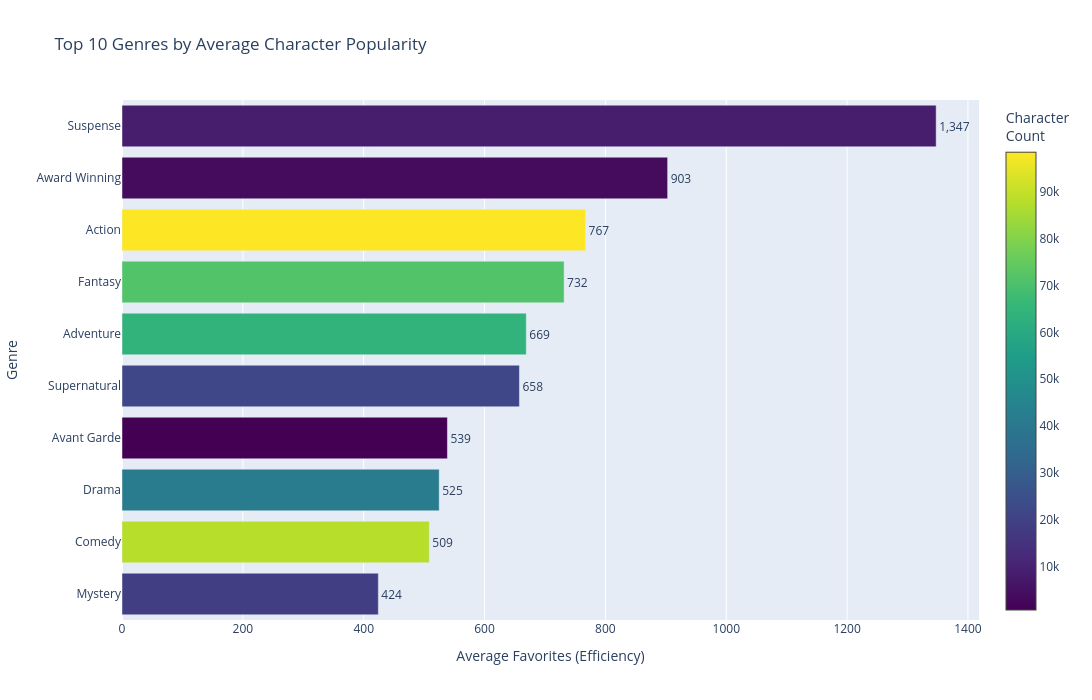

This figure's notebook cell:
### Markdown cell above
## Does the setting define the star?

We have established that Main Characters dominate the landscape.   
But does the narrative environment—the **Genre**—impose a ceiling on potential popularity?

Some genres rely on massive ensembles where screen time is diluted (e.g., Action, Battle Shonen, Isekai).  
Others focus intensely on a small psychological cast (e.g., Thrillers).

To understand this, we cannot just look at total favorites.  
We must look at **Efficiency**: The average number of favorites per character in that genre. 
  
This reveals where the audience investment is most concentrated.

### Code cell
fig = gu.character_popularity_by_genre_bars()
fig.show()

### Figure 1 — Plotly figure (JSON) as saved in the notebook; plotly's stock layout.template omitted (floating-point values rounded to 4 significant figures)
{"data": [{"customdata": [[8581.0, 11560000.0], [3994.0, 3606000.0], [98360.0, 75460000.0], [71420.0, 52260000.0], [64280.0, 43000000.0], [21810.0, 14340000.0], [850.0, 457700.0], [41100.0, 21570000.0], [87700.0, 44600000.0], [18810.0, 7979000.0]], "hovertemplate": "<b>%{y}</b><br>Avg Favorites: %{x:,.2f}<br>Character Count: %{customdata[0]:,}<br>Total Favorites: %{customdata[1]:,}<br><extra></extra>", "marker": {"color": [8581, 3994, 98361, 71424, 64275, 21809, 850, 41099, 87700, 18810], "colorbar": {"title": {"text": "Character<br>Count"}}, "colorscale": [[0, "#440154"], [0.1111, "#482878"], [0.2222, "#3e4989"], [0.3333, "#31688e"], [0.4444, "#26828e"], [0.5556, "#1f9e89"], [0.6667, "#35b779"], [0.7778, "#6ece58"], [0.8889, "#b5de2b"], [1, "#fde725"]], "showscale": true}, "name": "Avg Favorites", "orientation": "h", "text": [1347.0, 903.0, 767.1, 731.7, 669.0, 657.7, 538.5, 524.9, 508.5, 424.2], "textposition": "outside", "texttemplate": "%{text:,.0f}", "type": "bar", "x": [1347.0, 903.0, 767.1, 731.7, 669.0, 657.7, 538.5, 524.9, 508.5, 424.2], "y": ["Suspense", "Award Winning", "Action", "Fantasy", "Adventure", "Supernatural", "Avant Garde", "Drama", "Comedy", "Mystery"]}], "layout": {"font": {"size": 12}, "height": 700, "hovermode": "closest", "showlegend": false, "title": {"text": "Top 10 Genres by Average Character Popularity"}, "width": 1200, "xaxis": {"title": {"text": "Average Favorites (Efficiency)"}}, "yaxis": {"categoryorder": "total ascending", "title": {"text": "Genre"}}}}
